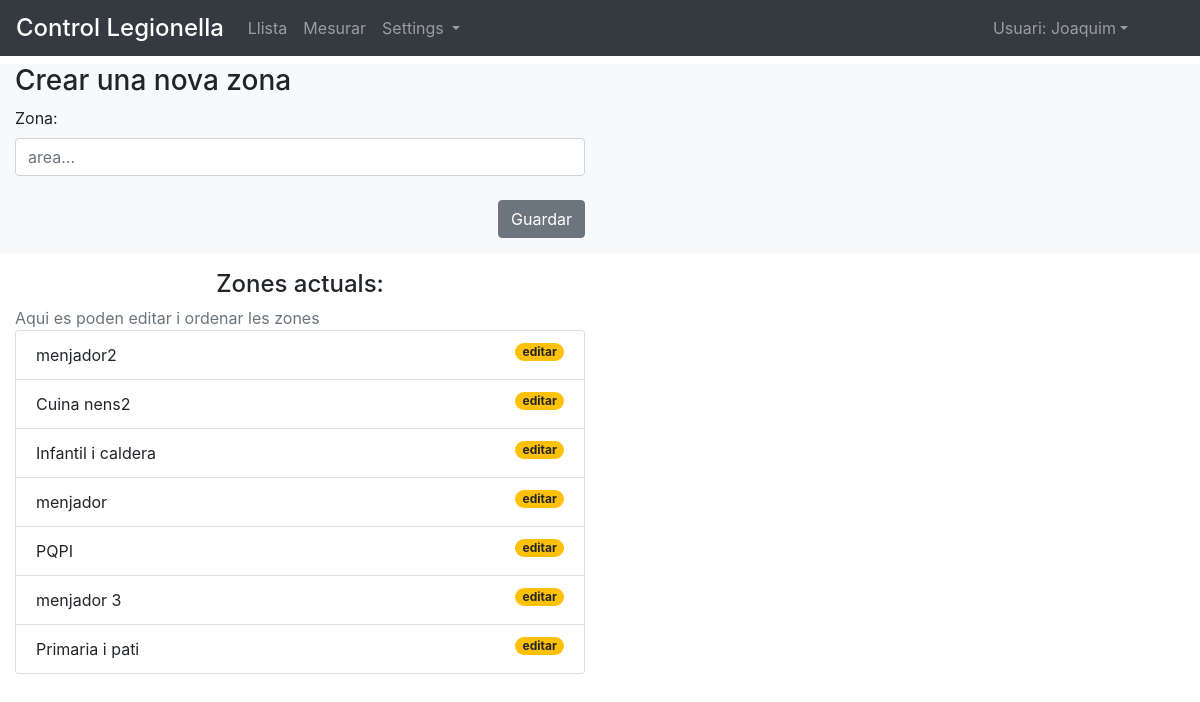
Before: /create_area/ (signed in) with the older database file.
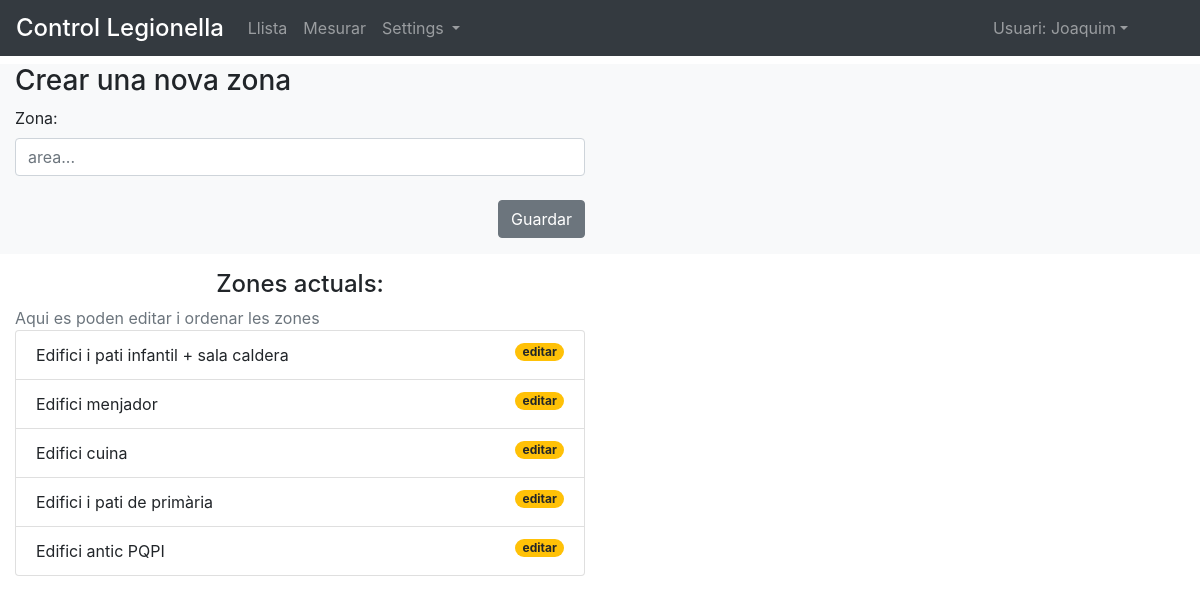
After: the same page with the newer database file.
### control/models.py (models this page shows)
class Area(models.Model):
	area				= models.CharField(max_length=50, null=False, unique=True, error_messages={'unique':"Ja existeix!"})
	weight 				= models.IntegerField(null=True, unique=False)
	class Meta:
		verbose_name 		= 'Area'
		verbose_name_plural = 'Areas'
		ordering 			= ['weight','id']
	def __str__(self): return str(self.area)

### control/views.py (the view)
# urls.py: url(r'^create_area/$', create_area_view, name='create_area'),
@login_required()
def create_area_view(request,*arg, **kwargs):
	form = Create_area_form(request.POST or None)
	if form.is_valid():
		form.save()
		form = Create_area_form()
	context 	= { 'form':form,
					'areas': Area.objects.all()
	}
	return render(request, 'control/create_area.html', context)

### control/forms.py
class Create_area_form(forms.ModelForm):
	area 	= forms.CharField(
						max_length=50,
						label="Zona",
						required=True,
						widget=forms.TextInput(attrs={
							'class':'form-control',
							'placeholder':'area...',
							})
						)
	class Meta:
		model 	= Area
		fields	= [
			'area'
		]

### templates/control/create_area.html (shortened to what this page needs)
{% extends "control/base.html" %}
{% block content %}
<div class="row mt-2 bg-light">
	<div class="col col-12 col-md-6 ">
		<h3> Crear una nova zona </h3>
		<form method='POST'> {%csrf_token%}
			{{form.as_p}}
			<button type="submit" class="btn btn-secondary float-right mt-2 mb-3">Guardar</button>
		</form>
	</div>
</div>
<div class="row mt-3 mb-5">
	<div class="col col-12 col-md-6 ">
		<h4 class="text-center"> Zones actuals: </h4>
		<div class="text-muted">Aqui es poden editar i ordenar les zones</div>
		<ul id="simpleList" class="list-group" data-d='{% url "set_area_order" %}'>
			{% for area in areas %}
				<li class="list-group-item " data-id="{{area.id}}">
					<span class="area">{{area}}</span>
					<span class="badge badge-warning badge-pill float-right ml-5 js-edit">editar</span>
				</li>
			{% endfor %}
		</ul>
	</div>
</div>
{% endblock content %}

Changed rows visible on the page:
removed Area: area "menjador2"
removed Area: area "Cuina nens2"
removed Area: area "Infantil i caldera"
removed Area: area "menjador"
removed Area: area "PQPI"
removed Area: area "menjador 3"
removed Area: area "Primaria i pati"
added Area: area "Edifici i pati infantil + sala caldera"
added Area: area "Edifici menjador"
added Area: area "Edifici cuina"
added Area: area "Edifici i pati de primària"
added Area: area "Edifici antic PQPI"
